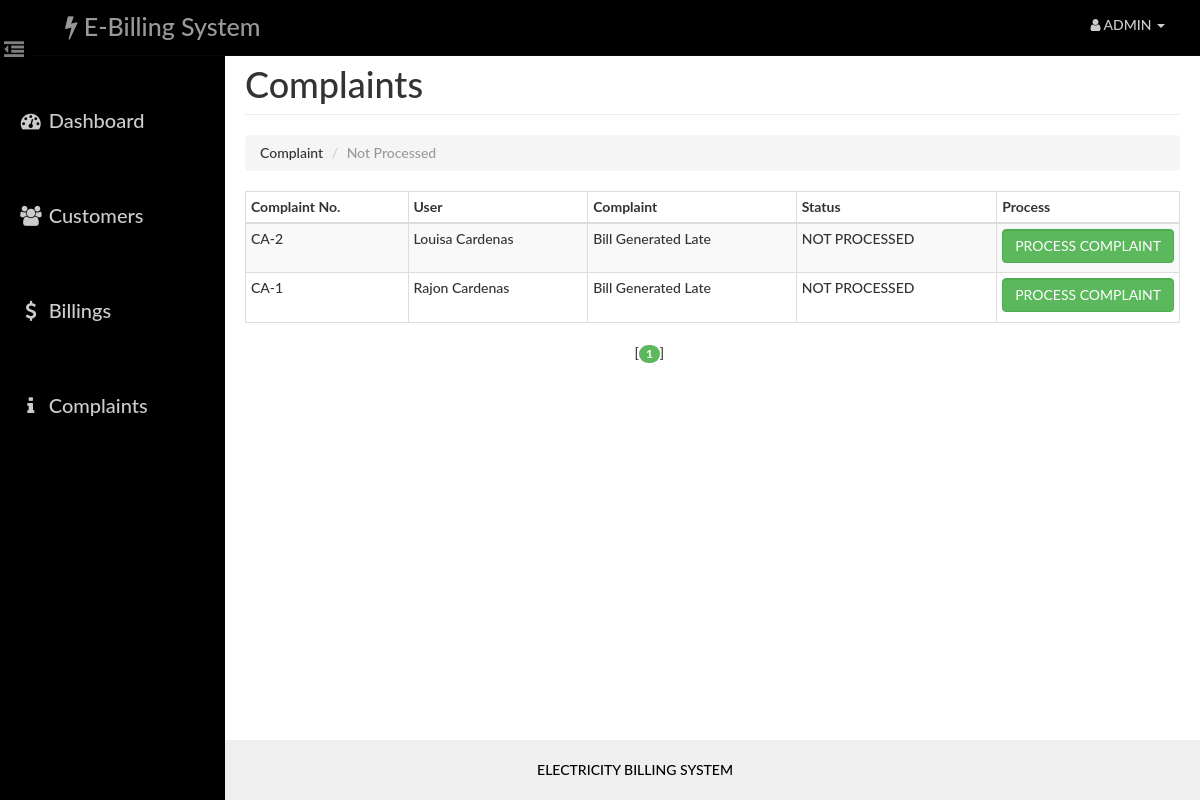
Screenshot of /admin/complaint.php (signed in) with the database file from the repository.
### tables this page shows
CREATE TABLE IF NOT EXISTS `complaint` (
  `id` int NOT NULL AUTO_INCREMENT,
  `uid` int NOT NULL,
  `aid` int NOT NULL,
  `complaint` varchar(140) NOT NULL,
  `status` varchar(40) NOT NULL,
  PRIMARY KEY (`id`),
  KEY `aid` (`aid`),
  KEY `uid` (`uid`)
);

CREATE TABLE IF NOT EXISTS `user` (
  `id` int NOT NULL AUTO_INCREMENT,
  `name` varchar(40) NOT NULL,
  `email` varchar(40) NOT NULL,
  `phone` varchar(255) NOT NULL,
  `pass` varchar(20) NOT NULL,
  `address` varchar(100) NOT NULL,
  PRIMARY KEY (`id`)
);

### admin/paging1.php (called while the page is built, shortened)
<?php
    $rowsperpage = 5;
    if (isset($_GET['currentpage']) && is_numeric($_GET['currentpage'])) {
       $currentpage = (int) $_GET['currentpage'];
    } else {
       $currentpage = 1;
    }
    $offset = ($currentpage - 1) * $rowsperpage;
 ?>

### includes/admin.php (called while the page is built, shortened)
<?php
    function retrieve_complaints_history($id,$offset,$rowsperpage)
    {
        global $con;
        $query  = "SELECT complaint.id AS id , complaint.complaint AS complaint , complaint.status AS status , user.name AS uname ";
        $query .= "FROM user , complaint ";
        $query .= "WHERE complaint.uid=user.id AND status='NOT PROCESSED' ";
        $query .= "ORDER BY complaint.id desc  ";
        $query .= "LIMIT {$offset}, {$rowsperpage} ";
        $result = mysqli_query($con,$query);
        return $result;
    }
 ?>

### admin/complaint.php (the view, shortened to what this page needs)
<?php
    require_once('head_html.php');
    require_once('../Includes/session.php');
    require_once('../Includes/admin.php');
?>
<body>
    <div id="wrapper">
        <?php
            require_once("nav.php");
            require_once("sidebar.php");
        ?>
        <div id="page-content-wrapper">
            <div class="container-fluid">
                <div class="row">
                    <div class="col-lg-12">
                        <h1 class="page-header">
                            Complaints
                        </h1>
                        <ol class="breadcrumb">
                          <li>Complaint</li>
                          <li class="active">Not Processed</li>
                        </ol>
                        </div>
                    </div>
                            <div class="table-responsive" style="padding-top: 0">
                                <table class="table table-hover table-striped table-bordered table-condensed">
                                    <thead>
                                        <tr>
                                            <th>Complaint No.</th>
                                            <th>User</th>
                                            <th>Complaint</th>
                                            <th>Status</th>
                                            <th>Process</th>
                                        </tr>
                                    </thead>
                                    <tbody>
                                        <?php
                                            include("paging1.php");
                                            $result = retrieve_complaints_history($_SESSION['aid'],$offset, $rowsperpage);
                                            while($row = mysqli_fetch_assoc($result)){
                                            ?>
                                                <tr>
                                                    <td><?php echo 'CA-'.$row['id'] ?></td>
                                                    <td height="50"><?php echo $row['uname'] ?></td>
                                                    <td><?php echo $row['complaint'] ?></td>
                                                    <td><?php echo $row['status'] ?></td>
                                                    <td width="70">
                                                    <form action="process_complaint.php" method="post">
                                                        <button type="submit" name="complaint_process" class="btn btn-success form-control">PROCESS COMPLAINT  </button>
                                                    </form>
                                                    </td>
                                                </tr>
                                            <?php
                                            }
                                        ?>
                                    </tbody>
                                </table>
                                <?php include("paging2.php");  ?>
                            </div>
            </div>
        </div>
    </div>
 <?php
    require_once("footer.php");
?>
</body>
</html>

### assets/css/dash_admin.css (style rules this page uses)
html { height: 100%; }
body, html { width: 100%; height: 100%; }
body, h1, h2, h3, h4, h5, h6 { font-family: "Lato","Helvetica Neue",Helvetica,Arial,sans-serif; font-weight: 500; }
#wrapper { padding-left: 10px; padding-top: 5px; -webkit-transition: all 0.5s ease; -moz-transition: all 0.5s ease; -o-transition: all 0.5s ease; transition: all 0.5s ease; }
#page-content-wrapper { width: 100%; padding: 15px; min-height:100%; }
@media (min-width:768px) { #wrapper { padding-left: 225px; } }
@media (min-width:768px) { #page-content-wrapper { padding: 20px; } }
.table-responsive { padding-top: 20px; padding-bottom: 20px; }

### rows the page displays
complaint: id "2", uid.name "Louisa Cardenas", complaint "Bill Generated Late", status "NOT PROCESSED"
complaint: id "1", uid.name "Rajon Cardenas", complaint "Bill Generated Late", status "NOT PROCESSED"
